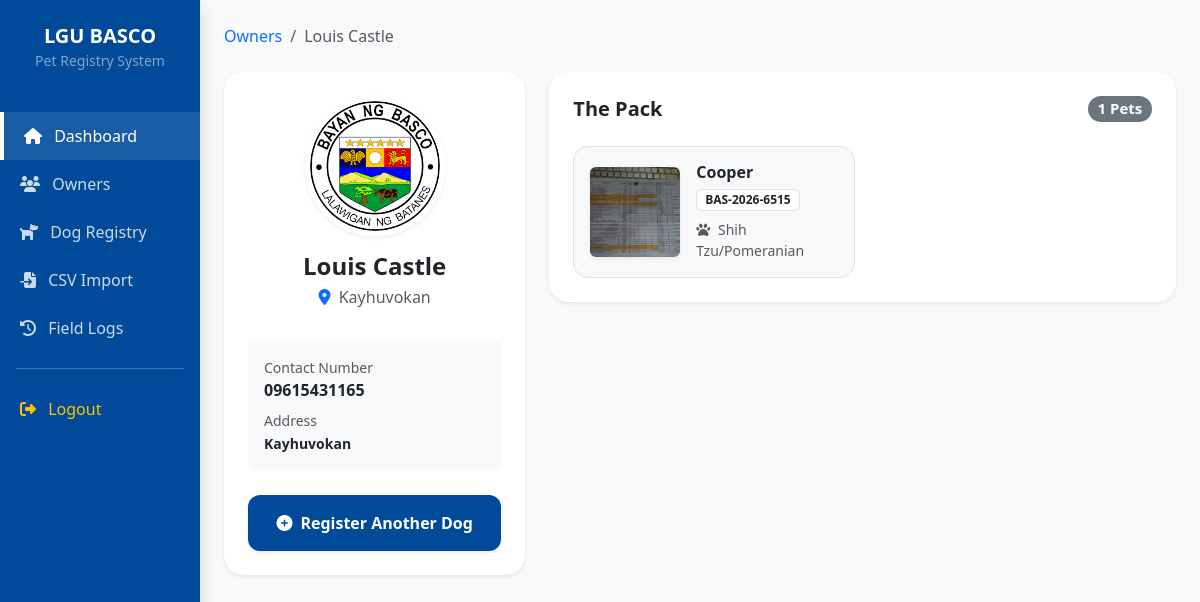
The app's page /dogcatcher2/owner_profile.php?id=5 with its own data.
### tables this page shows
CREATE TABLE `tbl_owners` (
  `owner_id` int(11) NOT NULL,
  `fullname` varchar(100) NOT NULL,
  `barangay` varchar(50) NOT NULL,
  `contact_number` varchar(15) NOT NULL,
  `owner_photo` varchar(255) DEFAULT 'default_owner.png',
  `address` text DEFAULT NULL,
  `created_at` timestamp NOT NULL DEFAULT current_timestamp()
);

CREATE TABLE `tbl_dogs` (
  `dog_id` int(11) NOT NULL,
  `owner_id` int(11) DEFAULT NULL,
  `tag_serial` varchar(20) NOT NULL,
  `dog_name` varchar(50) DEFAULT NULL,
  `breed` varchar(50) DEFAULT NULL,
  `color` varchar(30) DEFAULT NULL,
  `sex` enum('Male','Female') DEFAULT 'Male',
  `dog_photo` varchar(255) DEFAULT 'default_dog.png',
  `status` enum('Home','Impounded','Missing') DEFAULT 'Home',
  `updated_at` timestamp NOT NULL DEFAULT current_timestamp() ON UPDATE current_timestamp(),
  `last_sync` timestamp NULL DEFAULT NULL
);

### dogcatcher2/owner_profile.php (the view, shortened to what this page needs)
<?php
include('db_connect.php');
include('includes/header.php');
$id = $_GET['id'];
$owner = $pdo->prepare("SELECT * FROM tbl_owners WHERE owner_id = ?");
$owner->execute([$id]);
$o = $owner->fetch();
$dogs = $pdo->prepare("SELECT * FROM tbl_dogs WHERE owner_id = ? ORDER BY dog_id DESC");
$dogs->execute([$id]);
$my_dogs = $dogs->fetchAll();
?>
<main class="col-md-9 ms-sm-auto col-lg-10 px-md-4 py-4">
    <nav aria-label="breadcrumb" class="mb-4">
      <ol class="breadcrumb">
        <li class="breadcrumb-item"><a href="owners.php" class="text-decoration-none text-primary">Owners</a></li>
        <li class="breadcrumb-item active" aria-current="page"><?php echo $o['fullname']; ?></li>
      </ol>
    </nav>
    <div class="row g-4">
        <div class="col-lg-4">
            <div class="card border-0 shadow-sm text-center p-4 h-100" style="border-radius: 20px;">
                <img src="uploads/owners/<?php echo $o['owner_photo']; ?>" class="rounded-circle mx-auto mb-3 shadow-sm" style="width: 140px; height: 140px; object-fit: cover; border: 5px solid #fff;">
                <h4 class="fw-bold mb-1 text-dark"><?php echo $o['fullname']; ?></h4>
                <p class="text-muted"><i class="fas fa-map-marker-alt text-primary me-1"></i> <?php echo $o['barangay']; ?></p>
                <div class="bg-light p-3 rounded text-start mt-3 mb-4">
                    <div class="mb-2">
                        <label class="small text-muted d-block">Contact Number</label>
                        <span class="fw-bold text-dark"><?php echo $o['contact_number']; ?></span>
                    </div>
                    <div>
                        <label class="small text-muted d-block">Address</label>
                        <span class="fw-bold text-dark small"><?php echo $o['barangay'] ?: 'N/A'; ?></span>
                    </div>
                </div>
                <button class="btn btn-primary w-100 py-3 fw-bold shadow-sm" style="border-radius: 12px;" data-bs-toggle="modal" data-bs-target="#addDogToOwnerModal">
                    <i class="fas fa-plus-circle me-2"></i>Register Another Dog
                </button>
            </div>
        </div>
        <div class="col-lg-8">
            <div class="card border-0 shadow-sm p-4" style="border-radius: 20px; background: white;">
                <h5 class="fw-bold mb-4 d-flex justify-content-between align-items-center">
                    The Pack <span class="badge bg-secondary rounded-pill small"><?php echo count($my_dogs); ?> Pets</span>
                </h5>
                <div class="row g-3">
                    <?php if(count($my_dogs) > 0): ?>
                        <?php foreach($my_dogs as $dog): ?>
                        <div class="col-md-6">
                            <div class="card border bg-light h-100 p-3" style="border-radius: 15px;">
                                <div class="d-flex align-items-center">
                                    <img src="uploads/dogs/<?php echo $dog['dog_photo']; ?>" class="rounded shadow-sm me-3" style="width: 90px; height: 90px; object-fit: cover;">
                                    <div>
                                        <h6 class="fw-bold mb-1 text-dark"><?php echo $dog['dog_name']; ?></h6>
                                        <span class="badge bg-white text-dark border mb-2 small"><?php echo $dog['tag_serial']; ?></span>
                                        <div class="small text-muted">
                                            <i class="fas fa-paw me-1"></i> <?php echo $dog['breed']; ?>
                                        </div>
                                    </div>
                                </div>
                            </div>
                        </div>
                        <?php endforeach; ?>
                    <?php endif; ?>
                </div>
            </div>
        </div>
    </div>
</main>
<?php include('includes/footer.php'); ?>

### dogcatcher2/includes/header.php (style rules this page uses)
:root { --basco-blue: #004a99; --accent-blue: #007bff; }
body { background-color: #f8f9fa; font-family: 'Segoe UI', Tahoma, Geneva, Verdana, sans-serif; }
.btn-primary { background-color: var(--basco-blue); border: none; }

### records on screen
tbl_owners: fullname "Louis Castle", owner_photo (picture), barangay "Kayhuvokan", contact_number "09615431165"
tbl_dogs: dog_photo (picture), dog_name "Cooper", tag_serial "BAS-2026-6515", breed "Shih Tzu/Pomeranian"

### other values on screen
count($my_dogs) "1"
